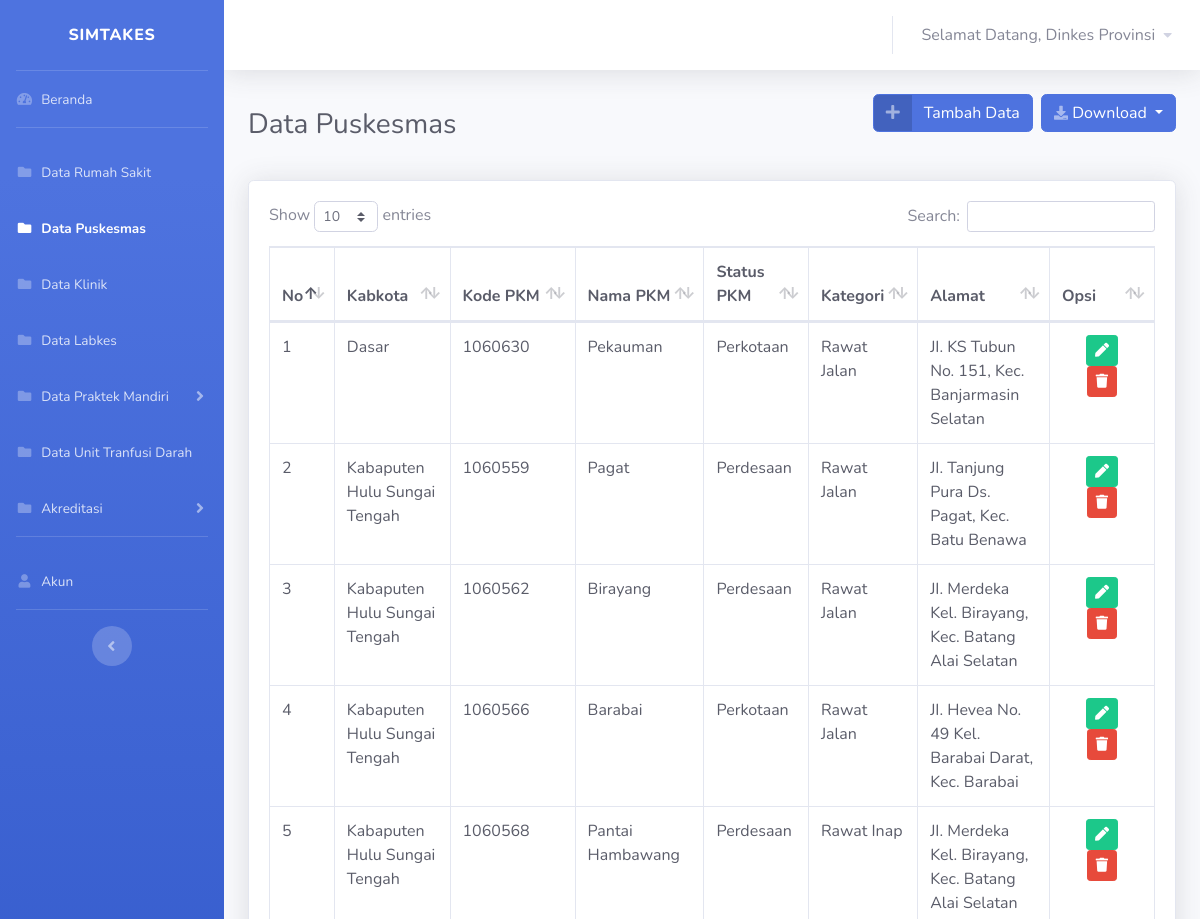
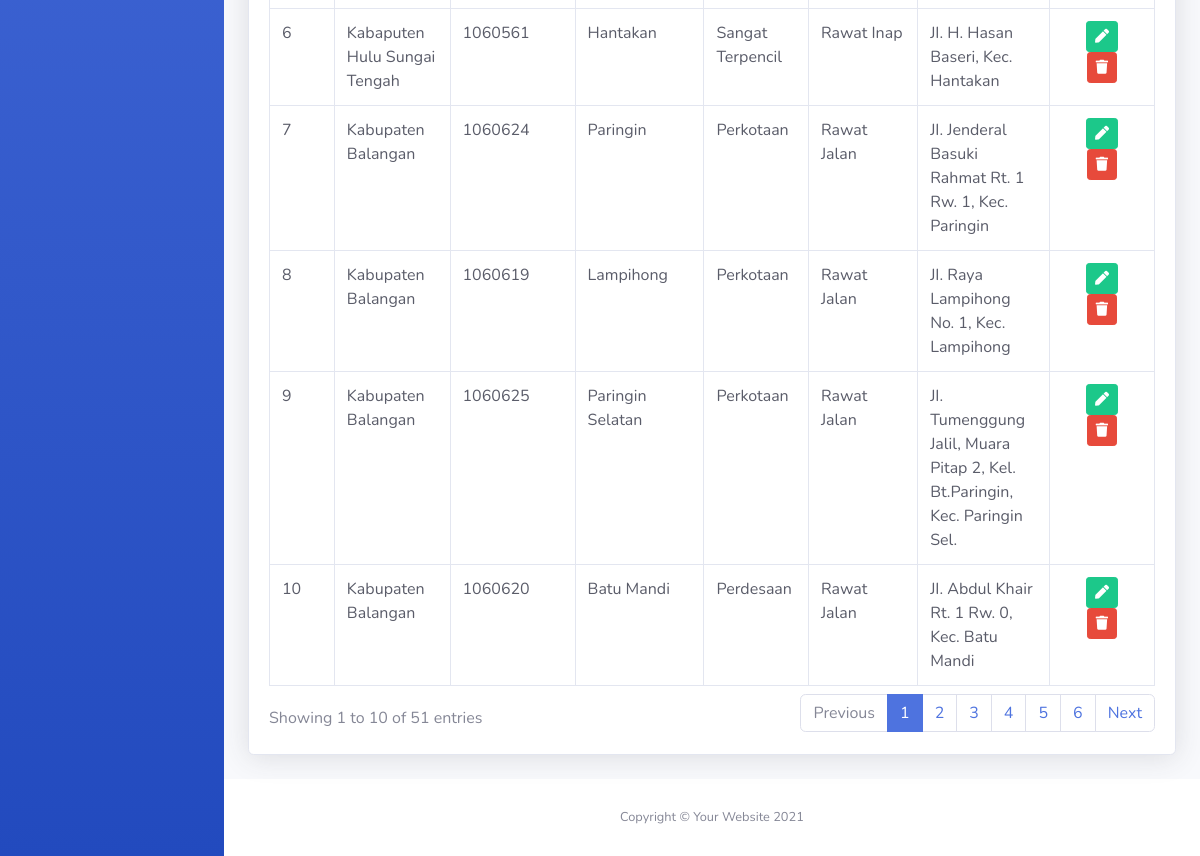
The page /views/dinkes/puskesmas/puskesmas.php (signed in) on the database as committed earlier (2 pictures, top to bottom).
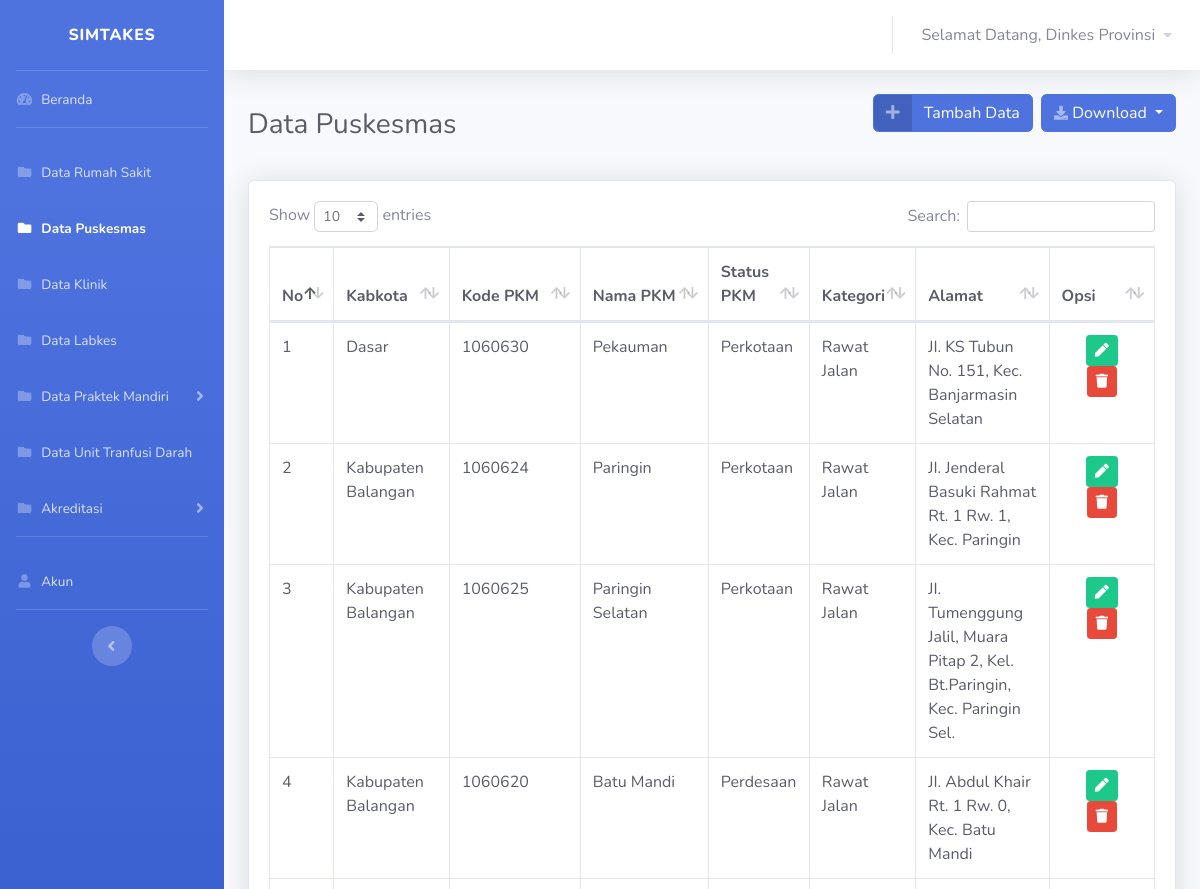
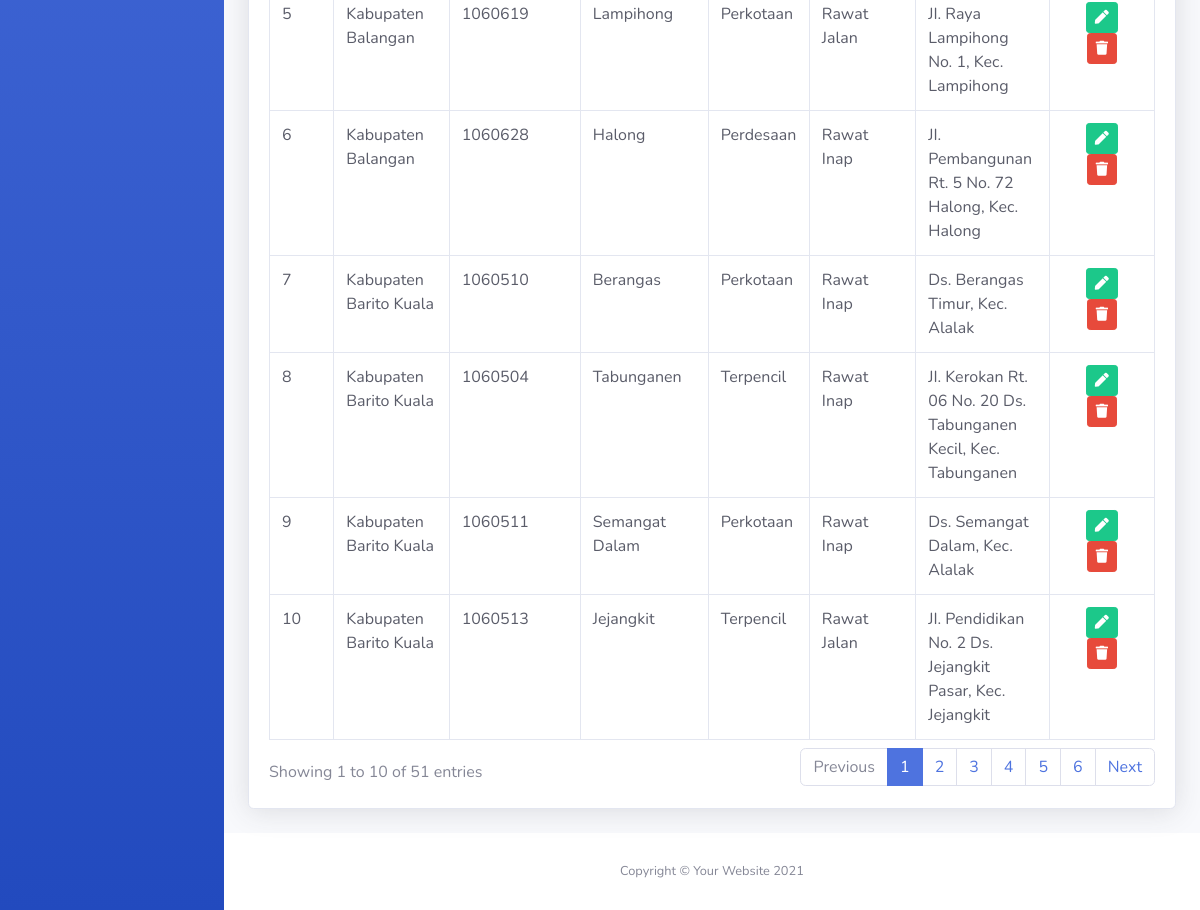
The same page on the database as committed later (2 pictures, top to bottom).
### tables this page shows
CREATE TABLE `data_pkm` (
  `idx` int(11) NOT NULL,
  `kabkota` varchar(50) NOT NULL,
  `kodepkm` varchar(50) NOT NULL,
  `namapkm` varchar(50) NOT NULL,
  `statuspkm` varchar(50) NOT NULL,
  `kategori` varchar(50) NOT NULL,
  `alamat` varchar(255) NOT NULL
);

### koneksi.php (called while the page is built, shortened)
<?php
$koneksi = mysqli_connect("localhost", "root", "", "simtakes") or die(mysqli_error($koneksi));
function query($query)
{
    global $koneksi;
    $result = mysqli_query($koneksi, $query);
    $rows = [];
    while ($row = mysqli_fetch_assoc($result)) {
        $rows[] = $row;
    }
    return $rows;
}
?>

### views/dinkes/puskesmas/puskesmas.php (the view, shortened to what the changed rows need)
<?php
require '../../../koneksi.php';
if ($id_role == '15') {
    $puskesmas = query("SELECT * FROM data_pkm WHERE kabkota = 'Kota Banjarmasin' ORDER BY namapkm");
} elseif ($id_role == '3') {
    $puskesmas = query("SELECT * FROM data_pkm WHERE kabkota = 'Kabupaten Balangan' ORDER BY namapkm");
} elseif ($id_role == '4') {
    $puskesmas = query("SELECT * FROM data_pkm WHERE kabkota = 'Kabupaten Banjar' ORDER BY namapkm");
} elseif ($id_role == '5') {
    $puskesmas = query("SELECT * FROM data_pkm WHERE kabkota = 'Kabupaten Barito Kuala' ORDER BY namapkm");
} elseif ($id_role == '6') {
    $puskesmas = query("SELECT * FROM data_pkm WHERE kabkota = 'Kabupaten Hulu Sungai Selatan' ORDER BY namapkm");
} elseif ($id_role == '7') {
    $puskesmas = query("SELECT * FROM data_pkm WHERE kabkota = 'Kabupaten Hulu Sungai Tengah' ORDER BY namapkm");
} elseif ($id_role == '8') {
    $puskesmas = query("SELECT * FROM data_pkm WHERE kabkota = 'Kabupaten Hulu Sungai Utara' ORDER BY namapkm");
} elseif ($id_role == '9') {
    $puskesmas = query("SELECT * FROM data_pkm WHERE kabkota = 'Kabupaten Kotabaru' ORDER BY namapkm");
} elseif ($id_role == '10') {
    $puskesmas = query("SELECT * FROM data_pkm WHERE kabkota = 'Kabupaten Tabalong' ORDER BY namapkm");
} elseif ($id_role == '11') {
    $puskesmas = query("SELECT * FROM data_pkm WHERE kabkota = 'Kabupaten Tanah Bumbu' ORDER BY namapkm");
} elseif ($id_role == '12') {
    $puskesmas = query("SELECT * FROM data_pkm WHERE kabkota = 'Kabupaten Tanah Laut' ORDER BY namapkm");
} elseif ($id_role == '13') {
    $puskesmas = query("SELECT * FROM data_pkm WHERE kabkota = 'Kabupaten Tapin' ORDER BY namapkm");
} elseif ($id_role == '14') {
    $puskesmas = query("SELECT * FROM data_pkm WHERE kabkota = 'Kota Banjarbaru' ORDER BY namapkm");
} elseif ($id_role == '2') {
    $puskesmas = query("SELECT * FROM data_pkm ORDER BY kabkota");
} else {
    echo "<script>alert('Anda harus login ulang!');
		document.location = '../../../index.php';
		</script>";
    exit();
}
?>
<!DOCTYPE html>
<html lang="en">
<head>
    <link href="../../../vendor/fontawesome-free/css/all.min.css" rel="stylesheet" type="text/css">
    <link href="../../../css/sb-admin-2.min.css" rel="stylesheet">
    <link href="../../../vendor/datatables/dataTables.bootstrap4.min.css" rel="stylesheet">
</head>
<body id="page-top">
    <div id="wrapper">
        <div id="content-wrapper" class="d-flex flex-column">
            <div id="content">
                <div class="container-fluid">
                    <div class="d-sm-flex align-items-center justify-content-between mb-4">
                        <h1 class="h3 mb-0 text-gray-800">Data Puskesmas</h1>
                    </div>
                        <div class="card shadow mb-4">
                            <div class="card-body">
                                <div class="table-responsive">
                                    <table class="table table-bordered text-dark" id="dataTable" width="100%" cellspacing="0">
                                        <thead>
                                            <tr>
                                            <th>No</th>
                                            <th>Kabkota</th>
                                            <th>Kode PKM</th>
                                            <th>Nama PKM</th>
                                            <th>Status PKM</th>
                                            <th>Kategori</th>
                                            <th>Alamat</th>
                                            <th>Opsi</th>
                                            </tr>
                                        </thead>
                                        <tbody>
                                            <?php $no = 1; ?>
                                            <?php foreach ($puskesmas as $data_pus) : ?>
                                            <tr>
                                                <td><?= $no++ ?></td>
                                                <td><?= $data_pus['kabkota'] ?></td>
                                                <td><?= $data_pus['kodepkm'] ?></td>
                                                <td><?= $data_pus['namapkm'] ?></td>
                                                <td><?= $data_pus['statuspkm'] ?></td>
                                                <td><?= $data_pus['kategori'] ?></td>
                                                <td><?= $data_pus['alamat'] ?></td>
                                                <td>
                                                <div class="container text-center">
                                                    <a href="puskesmas-edit.php?idx=<?= $data_pus['idx']; ?>"class="btn btn-success btn-sm"><i class="fa fa-pen"></i></a>
                                                    <a  href="hapuspuskesmas.php?idx=<?= $data_pus['idx']; ?>" class="btn btn-danger btn-sm" onclick="return confirm('Apakah anda yakin ingin menghapus data Puskesmas <?= $data_pus['namapkm']; ?> ?');"><i class="fa fa-trash"></i></a></td>
                                                </div>
                                            </tr>
                                            <?php endforeach ?>
</body>
</html>

Rows that differ between the two databases and show on the page:
no longer on this page (row edited): data_pkm: kabkota "Kabaputen Hulu Sungai Tengah", kodepkm "1060559", namapkm "Pagat", statuspkm "Perdesaan", kategori "Rawat Jalan", alamat "JI. Tanjung Pura Ds. Pagat, Kec. Batu Benawa"
no longer on this page (row edited): data_pkm: kabkota "Kabaputen Hulu Sungai Tengah", kodepkm "1060562", namapkm "Birayang", statuspkm "Perdesaan", kategori "Rawat Jalan", alamat "JI. Merdeka Kel. Birayang, Kec. Batang Alai Selatan"
no longer on this page (row edited): data_pkm: kabkota "Kabaputen Hulu Sungai Tengah", kodepkm "1060566", namapkm "Barabai", statuspkm "Perkotaan", kategori "Rawat Jalan", alamat "JI. Hevea No. 49 Kel. Barabai Darat, Kec. Barabai"
no longer on this page (row edited): data_pkm: kabkota "Kabaputen Hulu Sungai Tengah", kodepkm "1060568", namapkm "Pantai Hambawang", statuspkm "Perdesaan", kategori "Rawat Inap", alamat "JI. Merdeka Kel. Birayang, Kec. Batang Alai Selatan"
no longer on this page (row edited): data_pkm: kabkota "Kabaputen Hulu Sungai Tengah", kodepkm "1060561", namapkm "Hantakan", statuspkm "Sangat Terpencil", kategori "Rawat Inap", alamat "JI. H. Hasan Baseri, Kec. Hantakan"
shown differently, row unchanged: data_pkm "Lampihong": moves down the list
now on this page (row unchanged): data_pkm: kabkota "Kabupaten Balangan", kodepkm "1060628", namapkm "Halong", statuspkm "Perdesaan", kategori "Rawat Inap", alamat "JI. Pembangunan Rt. 5 No. 72 Halong, Kec. Halong"
now on this page (row unchanged): data_pkm: kabkota "Kabupaten Barito Kuala", kodepkm "1060510", namapkm "Berangas", statuspkm "Perkotaan", kategori "Rawat Inap", alamat "Ds. Berangas Timur, Kec. Alalak"
now on this page (row unchanged): data_pkm: kabkota "Kabupaten Barito Kuala", kodepkm "1060504", namapkm "Tabunganen", statuspkm "Terpencil", kategori "Rawat Inap", alamat "JI. Kerokan Rt. 06 No. 20 Ds. Tabunganen Kecil, Kec. Tabunganen"
now on this page (row unchanged): data_pkm: kabkota "Kabupaten Barito Kuala", kodepkm "1060511", namapkm "Semangat Dalam", statuspkm "Perkotaan", kategori "Rawat Inap", alamat "Ds. Semangat Dalam, Kec. Alalak"
now on this page (row unchanged): data_pkm: kabkota "Kabupaten Barito Kuala", kodepkm "1060513", namapkm "Jejangkit", statuspkm "Terpencil", kategori "Rawat Jalan", alamat "JI. Pendidikan No. 2 Ds. Jejangkit Pasar, Kec. Jejangkit"
